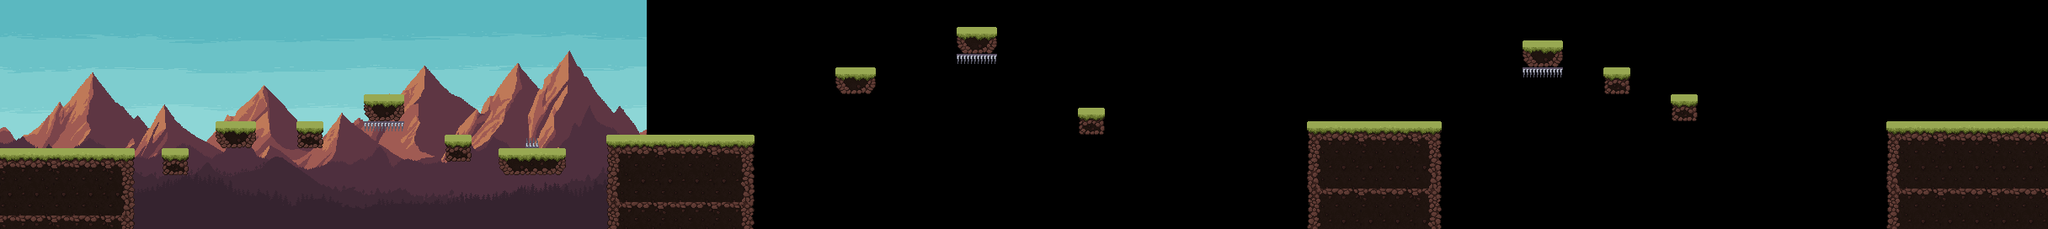

A level layout from a 2D game, rendered from its tile map. Below: a short description, then the map file with tile-grid data replaced by summaries:
An orthogonal 152x17 tile map with 16x16 px tiles, 2 tile layers (Ground, Hazards), 3 tilesets, 5 image layers and 43 objects (9x crystal, 7x movingPlatform, 2x checkpoint, spawn, exit, ...).

<map version="1.10" tiledversion="1.10.2" orientation="orthogonal" renderorder="right-down" width="152" height="17" tilewidth="16" tileheight="16" infinite="0" nextlayerid="15" nextobjectid="44">
 <properties>
  <property name="levelName" value="Mystical Mountains" />
  <property name="renderScale" type="int" value="2" />
 </properties>
 <tileset firstgid="1" source="../tilesets/mountains/mountains.tsx" />
 <tileset firstgid="577" source="../tilesets/custom/custom.tsx" />
 <tileset firstgid="581" source="../decorations/mountains/mountain_decorations.tsx" />
 <imagelayer id="1" name="Sky" offsetx="0" offsety="0" parallaxx="0.0" repeatx="1">
  <image source="../backgrounds/mountains/sky.png" width="768" height="288" />
 </imagelayer>
 <imagelayer id="2" name="Mountains far" offsetx="0" offsety="60" parallaxx="0.1" repeatx="1">
  <image source="../backgrounds/mountains/mountains_4.png" width="768" height="741" />
 </imagelayer>
 <imagelayer id="3" name="Mountains mid" offsetx="0" offsety="125" parallaxx="0.2" repeatx="1">
  <image source="../backgrounds/mountains/mountains_3.png" width="768" height="676" />
 </imagelayer>
 <imagelayer id="4" name="Hills" offsetx="0" offsety="170" parallaxx="0.35" repeatx="1">
  <image source="../backgrounds/mountains/mountains_2.png" width="768" height="638" />
 </imagelayer>
 <imagelayer id="5" name="Forest" offsetx="0" offsety="205" parallaxx="0.5" repeatx="1">
  <image source="../backgrounds/mountains/mountains_1.png" width="768" height="587" />
 </imagelayer>
 <objectgroup id="6" name="Decorations" color="#c0c0c0">
  <object id="22" gid="608" x="16" y="176" width="105" height="148" />
  <object id="23" gid="597" x="112" y="176" width="35" height="24" />
  <object id="24" gid="590" x="80" y="176" width="19" height="23" />
  <object id="25" gid="603" x="138" y="176" width="25" height="13" />
  <object id="26" gid="606" x="816" y="160" width="49" height="35" />
  <object id="27" gid="595" x="736" y="160" width="21" height="17" />
  <object id="28" gid="592" x="848" y="160" width="17" height="18" />
  <object id="29" gid="610" x="716" y="160" width="79" height="118" />
  <object id="30" gid="596" x="790" y="160" width="20" height="18" />
  <object id="31" gid="609" x="1616" y="144" width="99" height="137" />
  <object id="32" gid="581" x="1652" y="144" width="27" height="32" />
  <object id="33" gid="594" x="1680" y="144" width="22" height="22" />
  <object id="34" gid="595" x="1554" y="144" width="21" height="17" />
  <object id="35" gid="599" x="2272" y="144" width="155" height="133" />
  <object id="36" gid="607" x="2256" y="144" width="13" height="81" />
  <object id="37" gid="607" x="2406" y="144" width="13" height="81" />
  <object id="38" gid="588" x="2362" y="144" width="77" height="34" />
  <object id="39" gid="591" x="2266" y="144" width="15" height="18" />
  <object id="40" gid="582" x="320" y="32" width="190" height="26" />
  <object id="41" gid="585" x="880" y="16" width="70" height="14" />
  <object id="42" gid="584" x="1440" y="32" width="131" height="22" />
  <object id="43" gid="586" x="1888" y="16" width="101" height="28" />
 </objectgroup>
 <layer id="7" name="Ground" width="152" height="17">
  <properties>
   <property name="collides" type="bool" value="true" />
  </properties>
  <data>[2584 cells, 377 non-empty, 44 distinct tile ids]</data>
 </layer>
 <layer id="8" name="Hazards" width="152" height="17">
  <properties>
   <property name="hazard" type="bool" value="true" />
  </properties>
  <data>[2584 cells, 10 non-empty, 2 distinct tile ids]</data>
 </layer>
 <objectgroup id="9" name="Spawn" color="#ffffff">
  <object id="1" name="spawn" x="48" y="176">
   <point />
  </object>
 </objectgroup>
 <objectgroup id="10" name="Checkpoints" color="#ff6040">
  <object id="2" name="checkpoint" type="checkpoint" gid="580" x="768" y="160" width="16" height="16" />
  <object id="3" name="checkpoint" type="checkpoint" gid="580" x="1584" y="144" width="16" height="16" />
 </objectgroup>
 <objectgroup id="11" name="Crystals" color="#50e6ff">
  <object id="4" name="crystal" type="crystal" gid="577" x="272" y="144" width="16" height="16">
   <properties>
    <property name="points" type="int" value="100" />
   </properties>
  </object>
  <object id="5" name="crystal" type="crystal" gid="577" x="448" y="96" width="16" height="16">
   <properties>
    <property name="points" type="int" value="100" />
   </properties>
  </object>
  <object id="6" name="crystal" type="crystal" gid="577" x="496" y="112" width="16" height="16">
   <properties>
    <property name="points" type="int" value="100" />
   </properties>
  </object>
  <object id="7" name="crystal" type="crystal" gid="577" x="1008" y="64" width="16" height="16">
   <properties>
    <property name="points" type="int" value="100" />
   </properties>
  </object>
  <object id="8" name="crystal" type="crystal" gid="577" x="1152" y="112" width="16" height="16">
   <properties>
    <property name="points" type="int" value="100" />
   </properties>
  </object>
  <object id="9" name="crystal" type="crystal" gid="577" x="1360" y="64" width="16" height="16">
   <properties>
    <property name="points" type="int" value="100" />
   </properties>
  </object>
  <object id="10" name="crystal" type="crystal" gid="577" x="1824" y="48" width="16" height="16">
   <properties>
    <property name="points" type="int" value="100" />
   </properties>
  </object>
  <object id="11" name="crystal" type="crystal" gid="577" x="1984" y="112" width="16" height="16">
   <properties>
    <property name="points" type="int" value="100" />
   </properties>
  </object>
  <object id="12" name="crystal" type="crystal" gid="577" x="2080" y="48" width="16" height="16">
   <properties>
    <property name="points" type="int" value="100" />
   </properties>
  </object>
 </objectgroup>
 <objectgroup id="12" name="MovingPlatforms" color="#ffaa00">
  <object id="13" name="vert1" type="movingPlatform" x="912" y="160" width="32" height="8">
   <properties>
    <property name="axis" value="y" />
    <property name="distance" type="int" value="-5" />
    <property name="speed" type="int" value="50" />
    <property name="triggered" type="bool" value="false" />
   </properties>
  </object>
  <object id="14" name="horiz1" type="movingPlatform" x="1072" y="112" width="48" height="8">
   <properties>
    <property name="axis" value="x" />
    <property name="distance" type="int" value="8" />
    <property name="speed" type="int" value="70" />
    <property name="triggered" type="bool" value="false" />
   </properties>
  </object>
  <object id="15" name="vert2" type="movingPlatform" x="1344" y="192" width="32" height="8">
   <properties>
    <property name="axis" value="y" />
    <property name="distance" type="int" value="-6" />
    <property name="speed" type="int" value="60" />
    <property name="triggered" type="bool" value="false" />
   </properties>
  </object>
  <object id="16" name="horiz2" type="movingPlatform" x="1408" y="96" width="32" height="8">
   <properties>
    <property name="axis" value="x" />
    <property name="distance" type="int" value="5" />
    <property name="speed" type="int" value="90" />
    <property name="triggered" type="bool" value="false" />
   </properties>
  </object>
  <object id="17" name="elevator1" type="movingPlatform" x="1728" y="144" width="32" height="8">
   <properties>
    <property name="axis" value="y" />
    <property name="distance" type="int" value="-6" />
    <property name="speed" type="int" value="80" />
    <property name="triggered" type="bool" value="true" />
   </properties>
  </object>
  </objectgroup>
 <objectgroup id="13" name="Exit" color="#a0ff60">
  <!-- 2 objects omitted --></objectgroup>
 <objectgroup id="14" name="KillZones" color="#ff3030">
  <!-- 1 objects omitted --></objectgroup>
</map>
<!-- 4 of 43 objects omitted -->
